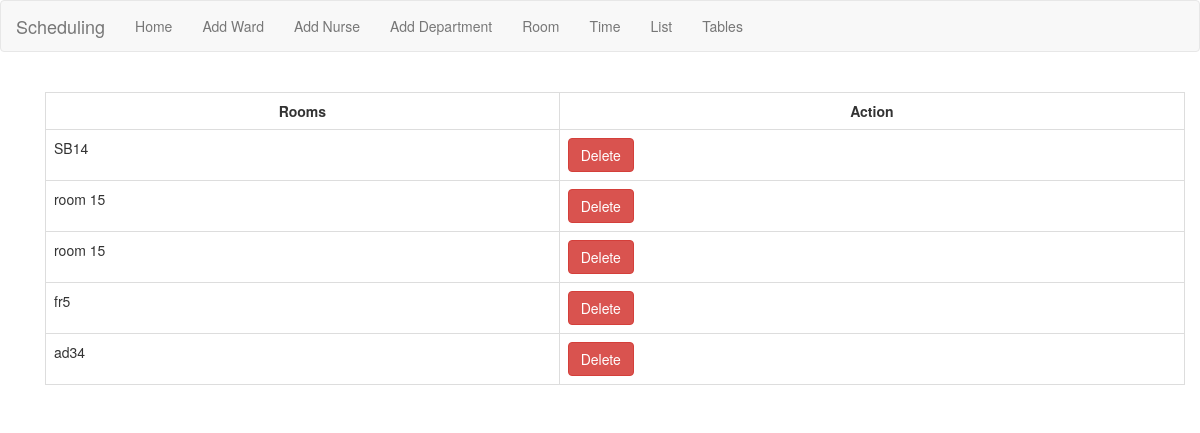
The app's page /roomlist.php with its own data.
### tables this page shows
CREATE TABLE IF NOT EXISTS `rooms` (
  `id` int(11) NOT NULL AUTO_INCREMENT,
  `room` varchar(250) NOT NULL,
  PRIMARY KEY (`id`)
);

### roomlist.php (the view, shortened to what this page needs)
<?php
   include_once("header.php");
   include_once("navbar.php");
?>
<html>
<head>
</head>
<body><br>
<div class="container">
<body>
    <?php
     echo "<tr>
            <td>";
			   $host       = "localhost";
               $username   = "root";
               $password   = "";
               $database   = "insertion";
			   $conn = mysqli_connect($host,$username,$password,$database) or die(mysqli_error());
                    $query = ("SELECT * FROM rooms");
                    $result = mysqli_query($conn,$query) or die(mysqli_error());
                    echo "<div class='container'><table width='' class='table table-bordered' border='1' >
                            <tr>
                            <th>Rooms</th>
								            <th>Action</th>
                            </tr>";
                        while($row = mysqli_fetch_array($result))
                        {
                        echo "<tr>";
                        echo "<td>" . $row['room'] . "</td>";
                        echo "<td><form class='form-horizontal' method='post' action='roomlist.php'>
                        <input name='id' type='hidden' value='".$row['id']."';>
                        <input type='submit' class='btn btn-danger' name='delete' value='Delete'>
                        </form></td>";
                        echo "</tr>";
                        }
                    echo "</table>";
            echo "</td>
        </tr>";
    ?>
</div>
	</body>
	</html>
<?php
   include_once("footer.php");
?>

### roomlist.php (style rules this page uses)
body { background-image: url(); background-color: white; }
th { text-align: center; }
tr { height: 30px; }
td { padding-top: 5px; padding-left: 20px; padding-bottom: 5px; height: 20px; }

### records on screen
rooms: room "SB14"
rooms: room "room 15"
rooms: room "room 15"
rooms: room "fr5"
rooms: room "ad34"
